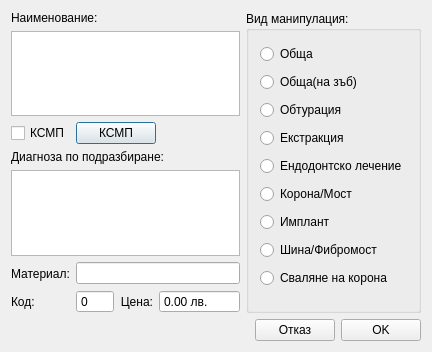
<?xml version="1.0" encoding="UTF-8"?>
<ui version="4.0">
 <class>ProcedureTemplateDialog</class>
 <widget class="QDialog" name="ProcedureTemplateDialog">
  <property name="geometry">
   <rect>
    <x>0</x>
    <y>0</y>
    <width>409</width>
    <height>352</height>
   </rect>
  </property>
  <property name="windowTitle">
   <string>ProcedureTemplateDialog</string>
  </property>
  <layout class="QVBoxLayout" name="verticalLayout_10">
   <item>
    <layout class="QHBoxLayout" name="horizontalLayout_6">
     <item>
      <layout class="QVBoxLayout" name="verticalLayout_9">
       <item>
        <layout class="QVBoxLayout" name="verticalLayout_8">
         <item>
          <widget class="QLabel" name="label">
           <property name="text">
            <string>Наименование:</string>
           </property>
          </widget>
         </item>
         <item>
          <widget class="TextEdit" name="nameEdit">
           <property name="acceptDrops">
            <bool>false</bool>
           </property>
           <property name="verticalScrollBarPolicy">
            <enum>Qt::ScrollBarAlwaysOff</enum>
           </property>
           <property name="horizontalScrollBarPolicy">
            <enum>Qt::ScrollBarAlwaysOff</enum>
           </property>
           <property name="acceptRichText">
            <bool>false</bool>
           </property>
          </widget>
         </item>
         <item>
          <layout class="QHBoxLayout" name="horizontalLayout">
           <item>
            <widget class="QCheckBox" name="ksmpCheck">
             <property name="text">
              <string>КСМП</string>
             </property>
            </widget>
           </item>
           <item>
            <widget class="QPushButton" name="ksmpButton">
             <property name="text">
              <string>КСМП</string>
             </property>
            </widget>
           </item>
           <item>
            <spacer name="horizontalSpacer">
             <property name="orientation">
              <enum>Qt::Horizontal</enum>
             </property>
             <property name="sizeHint" stdset="0">
              <size>
               <width>40</width>
               <height>20</height>
              </size>
             </property>
            </spacer>
           </item>
          </layout>
         </item>
         <item>
          <widget class="QLabel" name="label_5">
           <property name="text">
            <string>Диагноза по подразбиране:</string>
           </property>
          </widget>
         </item>
         <item>
          <widget class="TextEdit" name="diagnosisEdit">
           <property name="acceptDrops">
            <bool>false</bool>
           </property>
           <property name="verticalScrollBarPolicy">
            <enum>Qt::ScrollBarAlwaysOff</enum>
           </property>
           <property name="horizontalScrollBarPolicy">
            <enum>Qt::ScrollBarAlwaysOff</enum>
           </property>
           <property name="acceptRichText">
            <bool>false</bool>
           </property>
          </widget>
         </item>
        </layout>
       </item>
       <item>
        <layout class="QHBoxLayout" name="horizontalLayout_5">
         <item>
          <layout class="QVBoxLayout" name="verticalLayout_6">
           <item>
            <widget class="QLabel" name="label_6">
             <property name="text">
              <string>Материал:</string>
             </property>
            </widget>
           </item>
           <item>
            <widget class="QLabel" name="label_3">
             <property name="text">
              <string>Код:</string>
             </property>
            </widget>
           </item>
          </layout>
         </item>
         <item>
          <layout class="QVBoxLayout" name="verticalLayout_7">
           <item>
            <widget class="LineEdit" name="materialEdit"/>
           </item>
           <item>
            <layout class="QHBoxLayout" name="horizontalLayout_4">
             <item>
              <widget class="QSpinBox" name="codeEdit">
               <property name="buttonSymbols">
                <enum>QAbstractSpinBox::NoButtons</enum>
               </property>
               <property name="maximum">
                <number>9999</number>
               </property>
              </widget>
             </item>
             <item>
              <widget class="QLabel" name="label_2">
               <property name="text">
                <string>Цена:</string>
               </property>
               <property name="alignment">
                <set>Qt::AlignRight|Qt::AlignTrailing|Qt::AlignVCenter</set>
               </property>
              </widget>
             </item>
             <item>
              <widget class="QDoubleSpinBox" name="priceEdit">
               <property name="buttonSymbols">
                <enum>QAbstractSpinBox::NoButtons</enum>
               </property>
               <property name="suffix">
                <string> лв.</string>
               </property>
               <property name="maximum">
                <double>99999.000000000000000</double>
               </property>
               <property name="value">
                <double>0.000000000000000</double>
               </property>
              </widget>
             </item>
            </layout>
           </item>
          </layout>
         </item>
        </layout>
       </item>
       <item>
        <spacer name="verticalSpacer_2">
         <property name="orientation">
          <enum>Qt::Vertical</enum>
         </property>
         <property name="sizeHint" stdset="0">
          <size>
           <width>20</width>
           <height>40</height>
          </size>
         </property>
        </spacer>
       </item>
      </layout>
     </item>
     <item>
      <widget class="QGroupBox" name="procedureType">
       <property name="title">
        <string>Вид манипулация:</string>
       </property>
       <layout class="QVBoxLayout" name="verticalLayout">
        <item>
         <widget class="QRadioButton" name="radioButton">
          <property name="text">
           <string>Обща</string>
          </property>
         </widget>
        </item>
        <item>
         <widget class="QRadioButton" name="radioButton_2">
          <property name="text">
           <string>Обща(на зъб)</string>
          </property>
         </widget>
        </item>
        <item>
         <widget class="QRadioButton" name="radioButton_3">
          <property name="text">
           <string>Обтурация</string>
          </property>
         </widget>
        </item>
        <item>
         <widget class="QRadioButton" name="radioButton_4">
          <property name="text">
           <string>Екстракция</string>
          </property>
         </widget>
        </item>
        <item>
         <widget class="QRadioButton" name="radioButton_5">
          <property name="text">
           <string>Ендодонтско лечение</string>
          </property>
         </widget>
        </item>
        <item>
         <widget class="QRadioButton" name="radioButton_6">
          <property name="text">
           <string>Корона/Мост</string>
          </property>
         </widget>
        </item>
        <item>
         <widget class="QRadioButton" name="radioButton_7">
          <property name="text">
           <string>Имплант</string>
          </property>
         </widget>
        </item>
        <item>
         <widget class="QRadioButton" name="radioButton_8">
          <property name="text">
           <string>Шина/Фибромост</string>
          </property>
         </widget>
        </item>
        <item>
         <widget class="QRadioButton" name="radioButton_9">
          <property name="text">
           <string>Сваляне на корона</string>
          </property>
         </widget>
        </item>
       </layout>
      </widget>
     </item>
    </layout>
   </item>
   <item>
    <spacer name="verticalSpacer">
     <property name="orientation">
      <enum>Qt::Vertical</enum>
     </property>
     <property name="sizeHint" stdset="0">
      <size>
       <width>20</width>
       <height>14</height>
      </size>
     </property>
    </spacer>
   </item>
   <item>
    <layout class="QHBoxLayout" name="horizontalLayout_7">
     <item>
      <spacer name="horizontalSpacer_3">
       <property name="orientation">
        <enum>Qt::Horizontal</enum>
       </property>
       <property name="sizeHint" stdset="0">
        <size>
         <width>40</width>
         <height>20</height>
        </size>
       </property>
      </spacer>
     </item>
     <item>
      <widget class="QPushButton" name="cancelButton">
       <property name="text">
        <string>Отказ</string>
       </property>
      </widget>
     </item>
     <item>
      <widget class="QPushButton" name="okButton">
       <property name="text">
        <string>OK</string>
       </property>
      </widget>
     </item>
    </layout>
   </item>
  </layout>
 </widget>
 <layoutdefault spacing="6" margin="11"/>
 <customwidgets>
  <customwidget>
   <class>TextEdit</class>
   <extends>QTextEdit</extends>
   <header>View/uiComponents/qt_derived/TextEdit.h</header>
  </customwidget>
  <customwidget>
   <class>LineEdit</class>
   <extends>QLineEdit</extends>
   <header>View/uiComponents/qt_derived/LineEdit.h</header>
  </customwidget>
 </customwidgets>
 <resources/>
 <connections/>
</ui>
